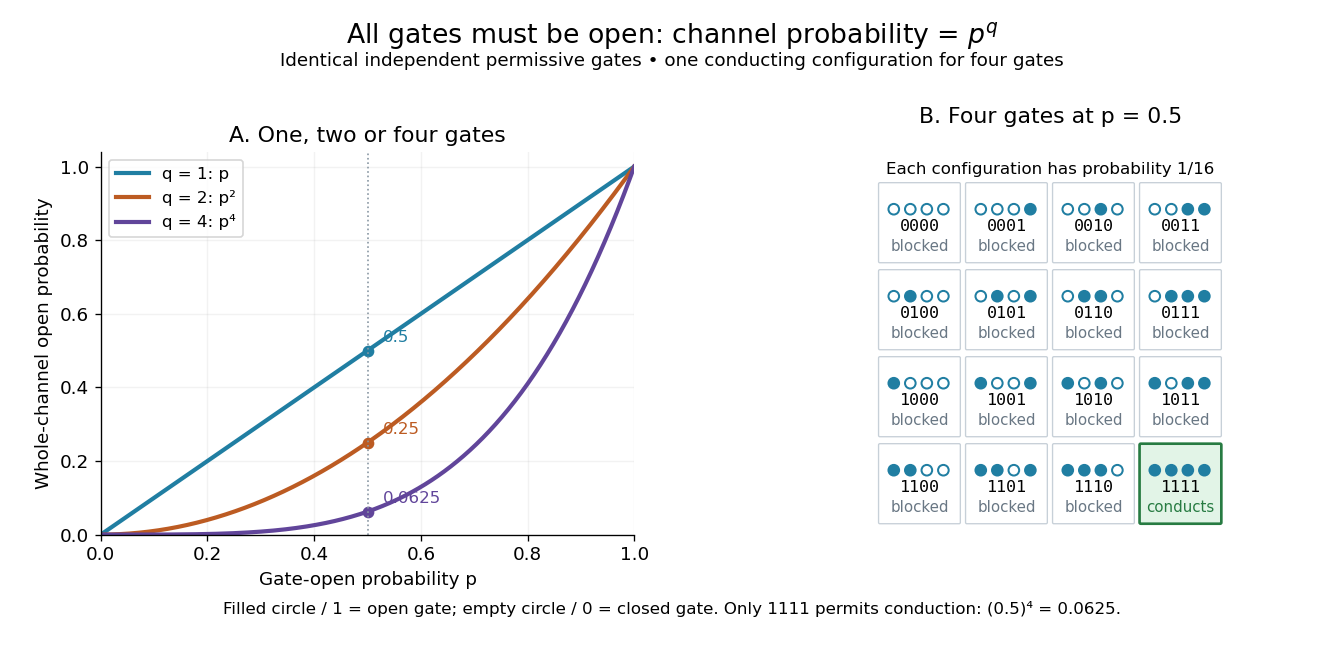

The Python source for this figure:
"""Independent identical gates with an all-open conduction requirement.

Tested with Python 3.14.4, NumPy 2.3.5 and Matplotlib 3.10.7.
Writes an opaque white PNG to the current working directory.
"""
from itertools import product
from pathlib import Path

import matplotlib
matplotlib.use("Agg")
import matplotlib.pyplot as plt
from matplotlib.patches import Circle, FancyBboxPatch
import numpy as np


def main():
    plt.rcParams.update({"font.family": "DejaVu Sans", "font.size": 11,
                         "axes.spines.top": False, "axes.spines.right": False})
    fig, (curves, states) = plt.subplots(1, 2, figsize=(11.2, 5.5),
                                       facecolor="white")
    fig.subplots_adjust(left=.075, right=.98, bottom=.19, top=.77, wspace=.28)
    fig.suptitle(r"All gates must be open: channel probability = $p^q$", y=.97,
                 fontsize=16)
    fig.text(.5, .90, "Identical independent permissive gates • "
             "one conducting configuration for four gates", ha="center", fontsize=11)
    p = np.linspace(0., 1., 501)
    for q, color in [(1, "#207ea2"), (2, "#bc5b22"), (4, "#61459a")]:
        curves.plot(p, p ** q, lw=2.5, color=color, label=f"q = {q}: p" +
                    ({1: "", 2: "²", 4: "⁴"}[q]))
        curves.plot(.5, .5 ** q, "o", color=color, ms=6)
        curves.annotate(f"{.5 ** q:g}", (.5, .5 ** q),
                        xytext=(9, 5), textcoords="offset points", color=color,
                        fontsize=10)
    curves.axvline(.5, color="#8997a3", ls=":", lw=1)
    curves.set(xlim=(0, 1), ylim=(0, 1.04), xlabel="Gate-open probability p",
               ylabel="Whole-channel open probability", title="A. One, two or four gates")
    curves.legend(loc="upper left", fontsize=10)
    curves.grid(alpha=.16)

    states.set(xlim=(-.08, 4.08), ylim=(-.1, 4.3), aspect="equal")
    states.axis("off")
    states.set_title("B. Four gates at p = 0.5", pad=17)
    for index, bits in enumerate(product([0, 1], repeat=4)):
        row, col = divmod(index, 4)
        bottom = 3 - row
        conducting = all(bits)
        states.add_patch(FancyBboxPatch(
            (col + .04, bottom + .04), .91, .89,
            boxstyle="round,pad=.015", linewidth=1.6 if conducting else .8,
            facecolor="#e2f4e7" if conducting else "white",
            edgecolor="#277b42" if conducting else "#c7d0d8"))
        for gate, bit in enumerate(bits):
            states.add_patch(Circle((col + .20 + .19 * gate, bottom + .64), .061,
                                    facecolor="#207ea2" if bit else "white",
                                    edgecolor="#207ea2", linewidth=1.2))
        states.text(col + .495, bottom + .39, "".join(map(str, bits)),
                    ha="center", fontsize=10, family="DejaVu Sans Mono")
        states.text(col + .495, bottom + .16,
                    "conducts" if conducting else "blocked", ha="center", fontsize=9,
                    color="#277b42" if conducting else "#697784")
    states.text(2., 4.04, "Each configuration has probability 1/16", ha="center", fontsize=10)
    fig.text(.5, .07, "Filled circle / 1 = open gate; empty circle / 0 = closed gate. "
             "Only 1111 permits conduction: (0.5)⁴ = 0.0625.", ha="center", fontsize=10)
    fig.savefig(Path.cwd() / (Path(__file__).stem + ".png"), dpi=120,
                facecolor="white", transparent=False)
    plt.close(fig)


if __name__ == "__main__":
    main()
